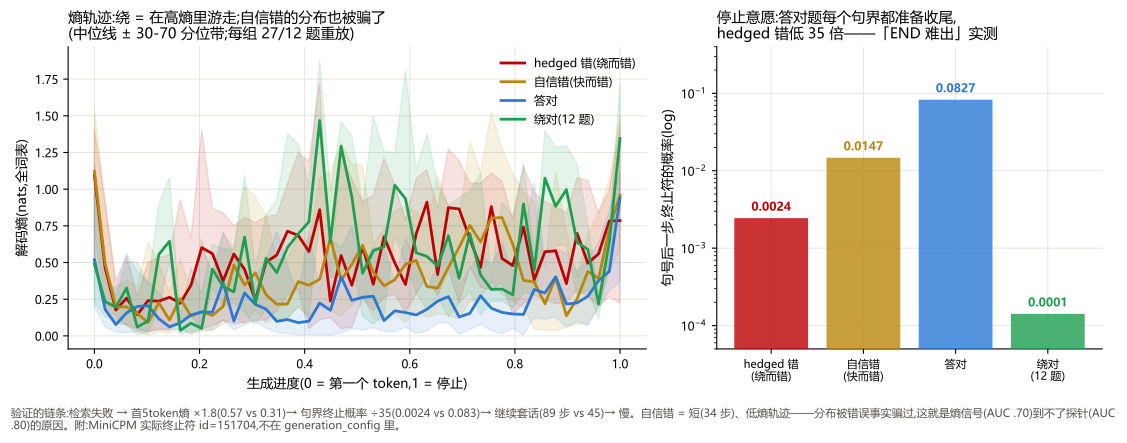

Python code for this plot:
# -*- coding: utf-8 -*-
"""Token 级机制图(2026-08-24):四组 striviaqa 题的解码熵轨迹 +
句界停止意愿。数据 = entropy_traj.parquet(93 次 H100 重放,温度与
bench 相同)。验证用户假设:检索失败 → 熵升 → EOS 被压 → hedging。"""
import matplotlib
matplotlib.use("Agg")
import matplotlib.pyplot as plt
import numpy as np
import pandas as pd

plt.rcParams["font.family"] = "Microsoft YaHei"
plt.rcParams["axes.unicode_minus"] = False
BLUE, GREEN, RED, AMBER = "#2a78d6", "#1e9e50", "#b00", "#b8860b"
INK, MUT, GRID = "#0b0b0b", "#52514e", "#e6e4de"

d = pd.read_parquet("../data/entropy_traj.parquet")
GROUPS = [("hedged_wrong", RED, "hedged 错(绕而错)"),
          ("confident_wrong", AMBER, "自信错(快而错)"),
          ("right", BLUE, "答对"),
          ("hedged_right", GREEN, "绕对(12 题)")]

fig, (ax1, ax2) = plt.subplots(1, 2, figsize=(11.2, 4.4),
                               gridspec_kw={"width_ratios": [3, 2]})
for ax in (ax1, ax2):
    ax.grid(color=GRID, lw=.7, zorder=0)
    for sp in ("top", "right"):
        ax.spines[sp].set_visible(False)
    ax.tick_params(labelsize=8.5)

# ---- 左:熵轨迹(归一化位置) -----------------------------------------
XS = np.linspace(0, 1, 50)
for g, col, lab in GROUPS:
    gd = d[d.group == g]
    M = []
    for _, r in gd.iterrows():
        e = np.array(r["ent"], dtype=float)
        if len(e) < 5:
            continue
        M.append(np.interp(XS, np.linspace(0, 1, len(e)), e))
    M = np.array(M)
    med = np.median(M, axis=0)
    ax1.plot(XS, med, color=col, lw=2.0, zorder=4, label=lab)
    ax1.fill_between(XS, np.percentile(M, 30, axis=0),
                     np.percentile(M, 70, axis=0), color=col, alpha=.12,
                     zorder=2)
ax1.set_xlabel("生成进度(0 = 第一个 token,1 = 停止)", fontsize=9.5)
ax1.set_ylabel("解码熵(nats,全词表)", fontsize=9.5)
ax1.set_title("熵轨迹:绕 = 在高熵里游走;自信错的分布也被骗了\n"
              "(中位线 ± 30-70 分位带;每组 27/12 题重放)",
              fontsize=10.5, loc="left")
ax1.legend(fontsize=8.5, frameon=False, loc="upper right")

# ---- 右:句界停止意愿(对数轴) ---------------------------------------
vals, meta = [], []
for g, col, lab in GROUPS:
    gd = d[d.group == g]
    sb = []
    for _, r in gd.iterrows():
        ps = np.array(r["p_stop"])
        tk = np.array(r["tok_ids"])
        per = np.where(tk == 13)[0]
        per = per[per + 1 < len(ps)]
        if len(per) > 1:
            sb.append(np.median(ps[per[:-1] + 1]))
    vals.append(np.median(sb))
    meta.append((lab, col))
x = np.arange(len(vals))
ax2.bar(x, vals, color=[m[1] for m in meta], alpha=.8, zorder=4)
for i, v in enumerate(vals):
    ax2.text(i, v * 1.25, f"{v:.4f}", fontsize=8.5, ha="center",
             color=meta[i][1], fontweight="bold")
ax2.set_yscale("log")
ax2.set_ylim(5e-5, .4)
ax2.set_xticks(x)
ax2.set_xticklabels([m[0].replace("(", chr(10) + "(") for m in meta],
                    fontsize=8)
ax2.set_ylabel("句号后一步,终止符的概率(log)", fontsize=9.5)
ax2.set_title("停止意愿:答对题每个句界都准备收尾,\n"
              "hedged 错低 35 倍——「END 难出」实测", fontsize=10.5,
              loc="left")
fig.text(.01, .01,
         "验证的链条:检索失败 → 首5token熵 ×1.8(0.57 vs 0.31)→ 句界终止概率 ÷35(0.0024 vs 0.083)→ 继续套话(89 步 vs 45)→ 慢。"
         "自信错 = 短(34 步)、低熵轨迹——分布被错误事实骗过,这就是熵信号(AUC .70)到不了探针(AUC .80)的原因。"
         "附:MiniCPM 实际终止符 id=151704,不在 generation_config 里。",
         fontsize=8, color=MUT, wrap=True)
fig.tight_layout(rect=[0, .06, 1, 1])
fig.savefig("entropy_traj.png", dpi=200, bbox_inches="tight")
fig.savefig("entropy_traj.pdf", bbox_inches="tight")
print("wrote entropy_traj.{png,pdf}")
